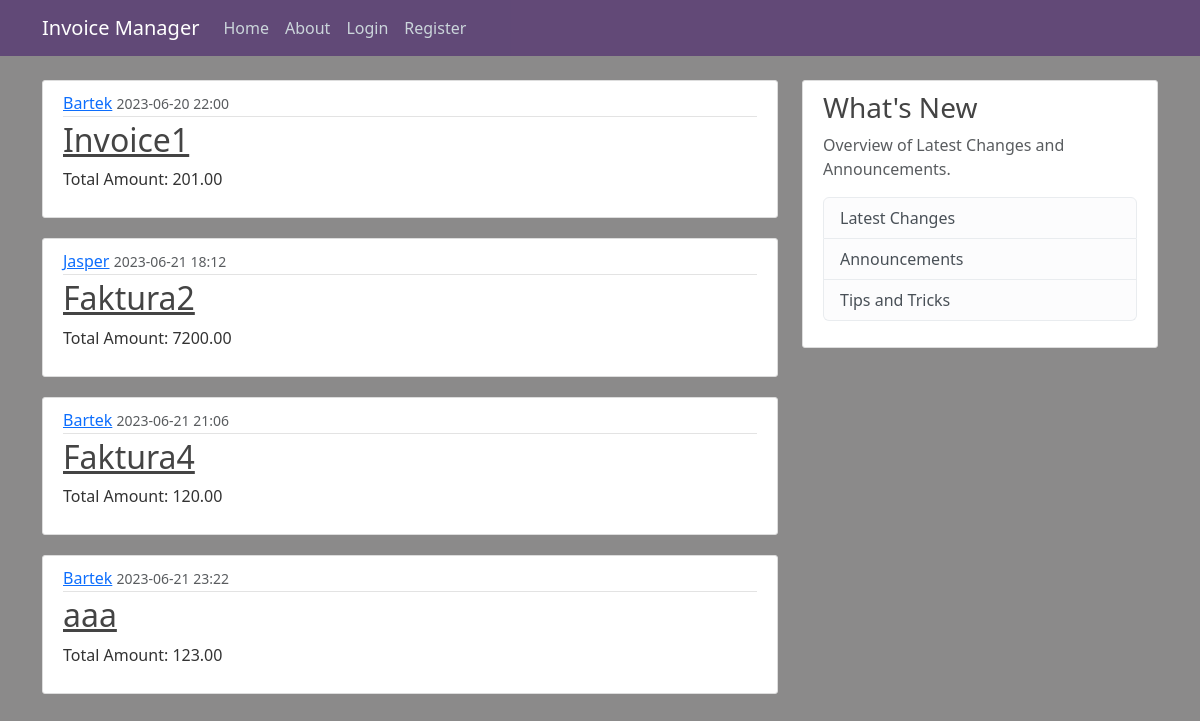
Page /home on the earlier database version.
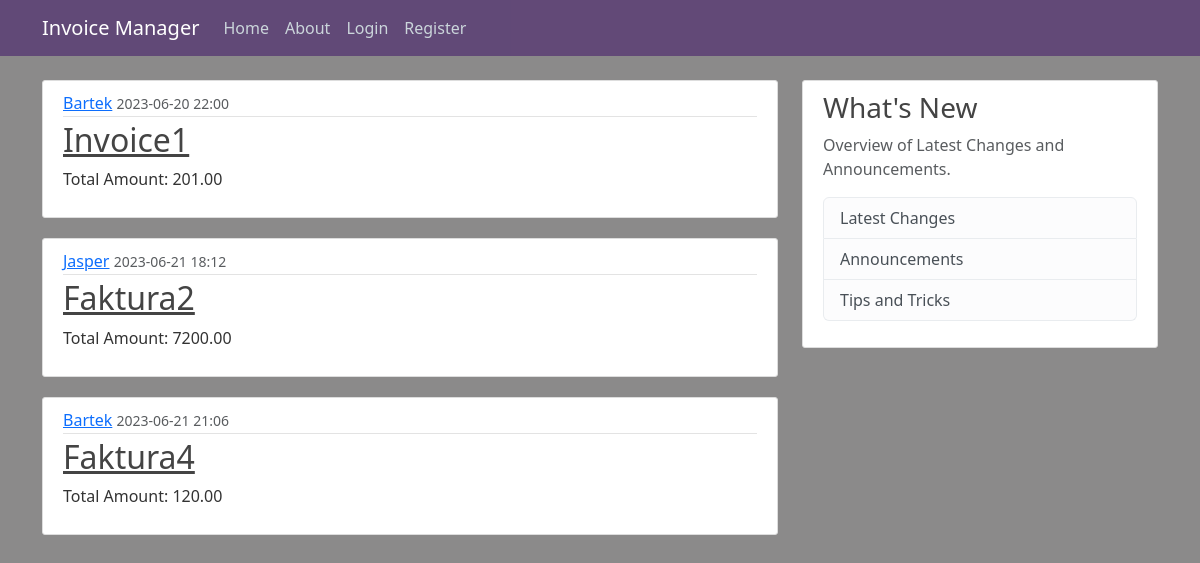
Same page on the later database version.
### application/models.py (models this page shows, shortened)
class Invoice(db.Model):
    id = db.Column(db.Integer, primary_key = True)
    name = db.Column(db.String(100), nullable = False)
    content = db.Column(db.Text, nullable = False)
    amount = db.Column(db.Numeric(10,2), nullable = False)
    date_posted = db.Column(db.DateTime, nullable = False, default = datetime.utcnow)
    user_id = db.Column(db.Integer, db.ForeignKey('user.id'), nullable = False)
    entries = db.relationship('Entry', backref='invoice', lazy=True)

class User(db.Model, UserMixin):
    id = db.Column(db.Integer, primary_key = True)
    username = db.Column(db.String(25), unique = True, nullable = False)
    email = db.Column(db.String(125), unique = True, nullable = False)
    image_file = db.Column(db.String(25), nullable = False, default = 'default.jpg')
    password = db.Column(db.String(60), nullable = False)
    invoices = db.relationship('Invoice', backref='author', lazy=True)

### application/routes.py (the view)
@app.route('/')
@app.route('/home')
def home():
    invoices = Invoice.query.all()
    return render_template('home.html', invoices=invoices)

### application/templates/home.html
{% extends "layout.html" %}
{% block content %}
    {% for invoice in invoices %}
        <article class="media content-section">
            <div class="media-body">
                <div class="article-metadata">
                    <a class="mr-2" href="#">{{ invoice.author.username }}</a>
                    <small class="text-muted">{{ invoice.date_posted.strftime('%Y-%m-%d %H:%M') }}</small>
                </div>
                <h2><a class="article-title" href="{{ url_for('invoice', invoice_id=invoice.id) }}">{{ invoice.name }}</a></h2>
                <p class="article-content">Total Amount: {{ invoice.amount }}</p>
            </div>
        </article>
    {% endfor %}
{% endblock content %}

### application/templates/layout.html (shortened to what this page needs)
<!DOCTYPE html>
<html>
<head>
    <link href="https://cdn.jsdelivr.net/npm/bootstrap@5.3.0/dist/css/bootstrap.min.css" rel="stylesheet">
    <link rel="stylesheet" type="text/css" href="{{ url_for('static', filename='main.css') }}">
</head>
<body>
    <header class="site-header">
        <nav class="navbar navbar-expand-md navbar-dark bg-steel fixed-top">
          <div class="container">
            <a class="navbar-brand mr-4" href="/">Invoice Manager</a>
            <div class="collapse navbar-collapse" id="navbarToggle">
              <div class="navbar-nav mr-auto">
                <a class="nav-item nav-link" href="{{ url_for('home') }}">Home</a>
                <a class="nav-item nav-link" href="{{ url_for('about') }}">About</a>
              </div>
              <div class="navbar-nav">
                {% if current_user.is_authenticated %}
                <a class="nav-item nav-link" href="{{ url_for('new_invoice') }}">Create Invoice</a>
                  <a class="nav-item nav-link" href="{{ url_for('account') }}">Account</a>
                  <a class="nav-item nav-link" href="{{ url_for('logout') }}">Logout</a>
                {% else %}
                  <a class="nav-item nav-link" href="{{ url_for('login') }}">Login</a>
                  <a class="nav-item nav-link" href="{{ url_for('register') }}">Register</a>
                {% endif %}
              </div>
            </div>
          </div>
        </nav>
      </header>
      <main role="main" class="container">
        <div class="row">
          <div class="col-md-8">
            {% block content %}{% endblock %}
          </div>
          <div class="col-md-4">
            <div class="content-section">
              <h3>What's New</h3>
              <p class='text-muted'>Overview of Latest Changes and Announcements.
                <ul class="list-group">
                  <li class="list-group-item list-group-item-light">Latest Changes</li>
                  <li class="list-group-item list-group-item-light">Announcements</li>
                  <li class="list-group-item list-group-item-light">Tips and Tricks</li>
                </ul>
              </p>
            </div>
          </div>
        </div>
      </main>
</body>
</html>

### application/static/main.css (style rules this page uses)
body { background: #8b8a8a; color: #333333; margin-top: 5rem; }
h1, h2, h3, h4, h5, h6 { color: #444444; }
.bg-steel { background-color: #34026378; }
.site-header .navbar-nav .nav-link { color: #cbd5db; }
.content-section { background: #ffffff; padding: 10px 20px; border: 1px solid #dddddd; border-radius: 3px; margin-bottom: 20px; }
.article-title { color: #444444; }
.article-content { white-space: pre-line; }
.article-metadata { padding-bottom: 1px; margin-bottom: 4px; border-bottom: 1px solid #e3e3e3 }

Differences in the rows shown:
removed Invoice: author.username "Bartek", date_posted "2023-06-21 23:22", name "aaa", amount "123.00"
